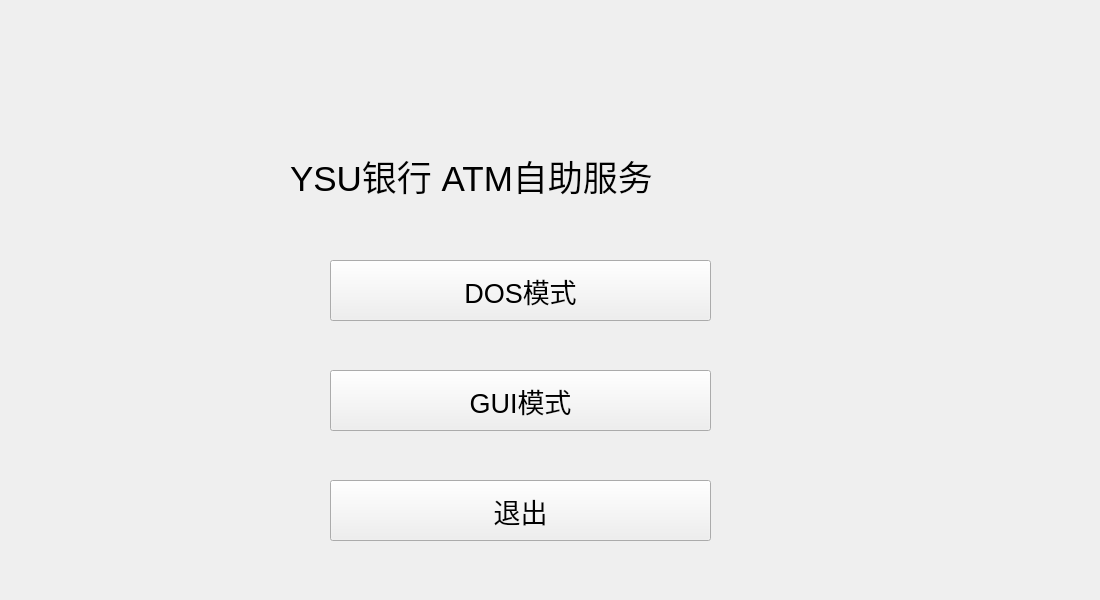
<?xml version="1.0" encoding="UTF-8"?>
<ui version="4.0">
 <class>two_class</class>
 <widget class="QWidget" name="two_class">
  <property name="geometry">
   <rect>
    <x>0</x>
    <y>0</y>
    <width>1100</width>
    <height>600</height>
   </rect>
  </property>
  <property name="sizePolicy">
   <sizepolicy hsizetype="Fixed" vsizetype="Fixed">
    <horstretch>0</horstretch>
    <verstretch>0</verstretch>
   </sizepolicy>
  </property>
  <property name="windowTitle">
   <string>YSU银行---ATM自助</string>
  </property>
  <property name="styleSheet">
   <string notr="true">background-image: url(:/images/resource/background.png);</string>
  </property>
  <widget class="QLabel" name="label">
   <property name="geometry">
    <rect>
     <x>0</x>
     <y>0</y>
     <width>1101</width>
     <height>601</height>
    </rect>
   </property>
   <property name="text">
    <string/>
   </property>
  </widget>
  <widget class="QLabel" name="label_2">
   <property name="geometry">
    <rect>
     <x>290</x>
     <y>-120</y>
     <width>1431</width>
     <height>591</height>
    </rect>
   </property>
   <property name="font">
    <font>
     <family>Arial</family>
     <pointsize>26</pointsize>
    </font>
   </property>
   <property name="text">
    <string>YSU银行 ATM自助服务</string>
   </property>
  </widget>
  <widget class="QPushButton" name="pushButton">
   <property name="geometry">
    <rect>
     <x>330</x>
     <y>260</y>
     <width>381</width>
     <height>61</height>
    </rect>
   </property>
   <property name="font">
    <font>
     <family>Arial</family>
     <pointsize>20</pointsize>
    </font>
   </property>
   <property name="text">
    <string>DOS模式</string>
   </property>
  </widget>
  <widget class="QPushButton" name="pushButton_2">
   <property name="geometry">
    <rect>
     <x>330</x>
     <y>370</y>
     <width>381</width>
     <height>61</height>
    </rect>
   </property>
   <property name="font">
    <font>
     <family>Arial</family>
     <pointsize>20</pointsize>
    </font>
   </property>
   <property name="text">
    <string>GUI模式</string>
   </property>
  </widget>
  <widget class="QPushButton" name="pushButton_3">
   <property name="geometry">
    <rect>
     <x>330</x>
     <y>480</y>
     <width>381</width>
     <height>61</height>
    </rect>
   </property>
   <property name="font">
    <font>
     <family>Arial</family>
     <pointsize>20</pointsize>
    </font>
   </property>
   <property name="text">
    <string>退出</string>
   </property>
  </widget>
 </widget>
 <resources>
  <include location="picture.qrc"/>
 </resources>
 <connections/>
</ui>
